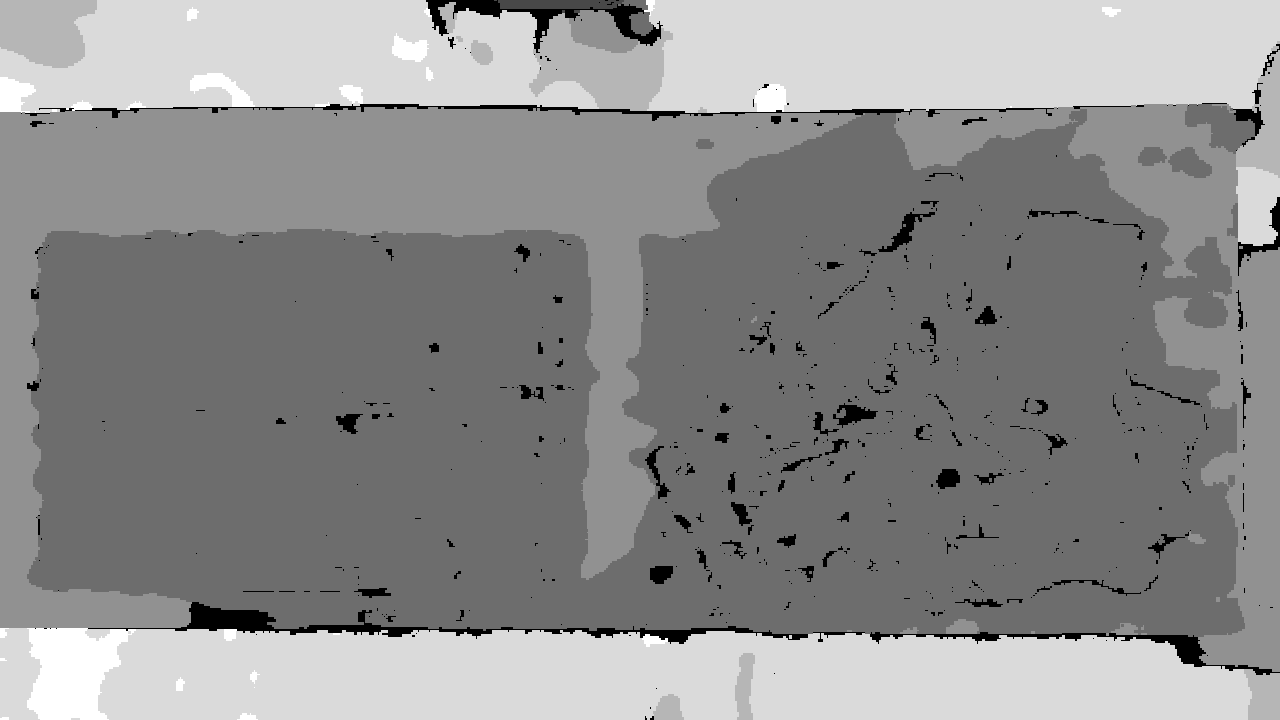
#> input picture frame000000.png, 1280 x 720 px
$ python Depth_Image.py
#> lines starting #> are read from the running program, lines starting #| are printed output that depends on the picture
import cv2

depth_image = cv2.imread("frame000000.png")
#> depth_image is the input picture: shape (720, 1280, 3); min 0, max 7, mean 3.89

depth_colormap = cv2.applyColorMap(cv2.convertScaleAbs(depth_image,alpha=20),cv2.COLORMAP_HOT)
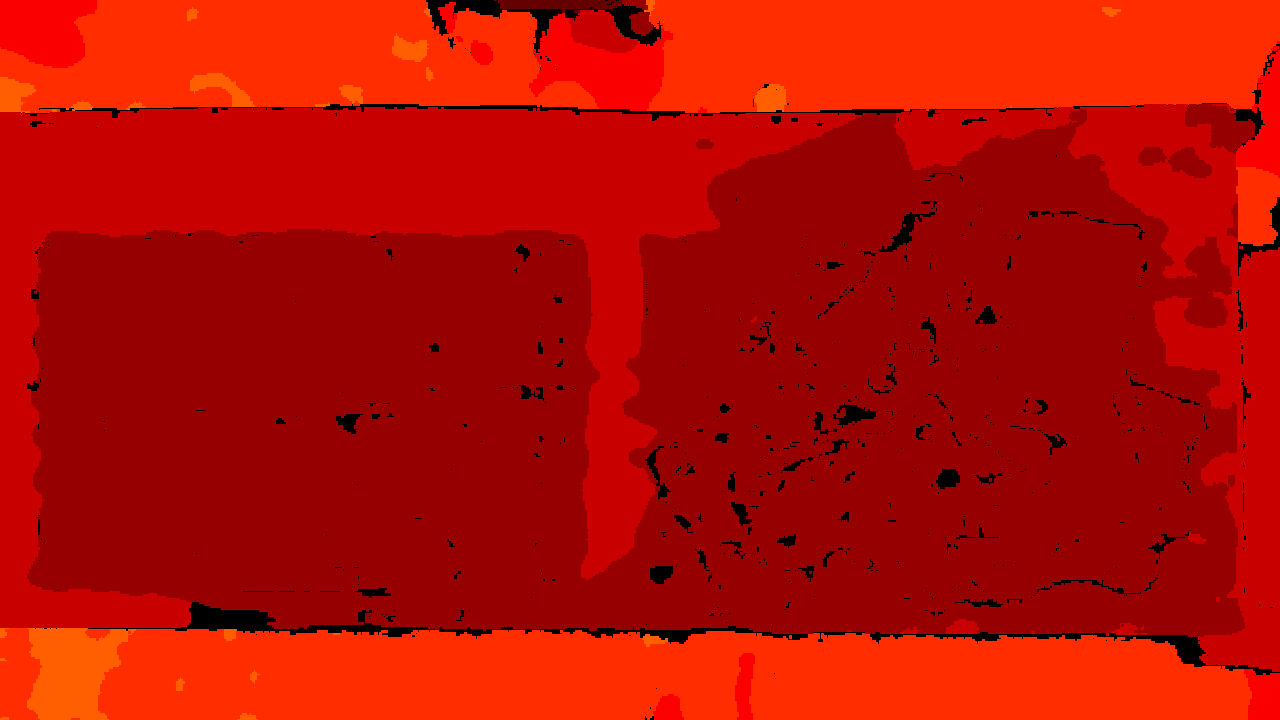
#> depth_colormap: shape (720, 1280, 3); mean B, G, R 0, 11.6, 183.2
cv2.imshow(cv2.namedWindow('RealSense',cv2.WINDOW_AUTOSIZE), depth_colormap)
cv2.waitKey(0)
